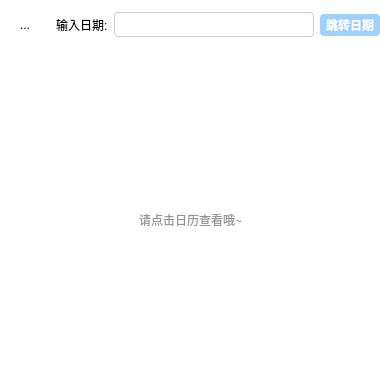
<?xml version="1.0" encoding="UTF-8"?>
<ui version="4.0">
 <class>MainPage</class>
 <widget class="QWidget" name="MainPage">
  <property name="geometry">
   <rect>
    <x>0</x>
    <y>0</y>
    <width>380</width>
    <height>390</height>
   </rect>
  </property>
  <property name="windowTitle">
   <string>Calendar</string>
  </property>
  <property name="styleSheet">
   <string notr="true"/>
  </property>
  <layout class="QVBoxLayout" name="verticalLayout">
   <property name="spacing">
    <number>0</number>
   </property>
   <property name="leftMargin">
    <number>0</number>
   </property>
   <property name="topMargin">
    <number>0</number>
   </property>
   <property name="rightMargin">
    <number>0</number>
   </property>
   <property name="bottomMargin">
    <number>0</number>
   </property>
   <item>
    <widget class="QWidget" name="widget_2" native="true">
     <property name="minimumSize">
      <size>
       <width>380</width>
       <height>50</height>
      </size>
     </property>
     <property name="maximumSize">
      <size>
       <width>380</width>
       <height>50</height>
      </size>
     </property>
     <property name="styleSheet">
      <string notr="true">background:white;</string>
     </property>
     <layout class="QHBoxLayout" name="horizontalLayout">
      <property name="leftMargin">
       <number>0</number>
      </property>
      <property name="topMargin">
       <number>0</number>
      </property>
      <property name="rightMargin">
       <number>0</number>
      </property>
      <property name="bottomMargin">
       <number>0</number>
      </property>
      <item>
       <widget class="QToolButton" name="btn_showcalendar">
        <property name="minimumSize">
         <size>
          <width>50</width>
          <height>50</height>
         </size>
        </property>
        <property name="maximumSize">
         <size>
          <width>50</width>
          <height>50</height>
         </size>
        </property>
        <property name="styleSheet">
         <string notr="true">border-radius:1px;</string>
        </property>
        <property name="text">
         <string>...</string>
        </property>
        <property name="icon">
         <iconset resource="image/image.qrc">
          <normaloff>:/calendar/calendar.png</normaloff>:/calendar/calendar.png</iconset>
        </property>
        <property name="iconSize">
         <size>
          <width>50</width>
          <height>50</height>
         </size>
        </property>
       </widget>
      </item>
      <item>
       <widget class="QLabel" name="label">
        <property name="text">
         <string>输入日期:</string>
        </property>
       </widget>
      </item>
      <item>
       <widget class="QLineEdit" name="lineEdit">
        <property name="minimumSize">
         <size>
          <width>200</width>
          <height>25</height>
         </size>
        </property>
        <property name="maximumSize">
         <size>
          <width>200</width>
          <height>25</height>
         </size>
        </property>
        <property name="styleSheet">
         <string notr="true">border-radius:4px;
border:1px solid #ccc;
background-color:#ffffff;
color: #4e525a;</string>
        </property>
       </widget>
      </item>
      <item>
       <widget class="QPushButton" name="jumpdate">
        <property name="minimumSize">
         <size>
          <width>60</width>
          <height>22</height>
         </size>
        </property>
        <property name="maximumSize">
         <size>
          <width>60</width>
          <height>22</height>
         </size>
        </property>
        <property name="styleSheet">
         <string notr="true">QPushButton{
    background-color:rgb(157, 210, 255);
    color:white;
    font:bold;
    border-radius:4px;
}
QPushButton:hover{
    background-color:rgba(69,80,93,0.4);
}
</string>
        </property>
        <property name="text">
         <string>跳转日期</string>
        </property>
       </widget>
      </item>
     </layout>
    </widget>
   </item>
   <item>
    <widget class="QWidget" name="widget" native="true">
     <property name="minimumSize">
      <size>
       <width>380</width>
       <height>340</height>
      </size>
     </property>
     <property name="maximumSize">
      <size>
       <width>380</width>
       <height>340</height>
      </size>
     </property>
     <property name="styleSheet">
      <string notr="true">background:white;</string>
     </property>
     <layout class="QHBoxLayout" name="horizontalLayout_2">
      <item>
       <spacer name="horizontalSpacer">
        <property name="orientation">
         <enum>Qt::Horizontal</enum>
        </property>
        <property name="sizeHint" stdset="0">
         <size>
          <width>40</width>
          <height>20</height>
         </size>
        </property>
       </spacer>
      </item>
      <item>
       <widget class="QLabel" name="label_2">
        <property name="styleSheet">
         <string notr="true">color:rgb(149, 149, 149)</string>
        </property>
        <property name="text">
         <string>请点击日历查看哦~</string>
        </property>
       </widget>
      </item>
      <item>
       <spacer name="horizontalSpacer_2">
        <property name="orientation">
         <enum>Qt::Horizontal</enum>
        </property>
        <property name="sizeHint" stdset="0">
         <size>
          <width>40</width>
          <height>20</height>
         </size>
        </property>
       </spacer>
      </item>
     </layout>
    </widget>
   </item>
  </layout>
 </widget>
 <resources>
  <include location="image/image.qrc"/>
 </resources>
 <connections/>
</ui>
